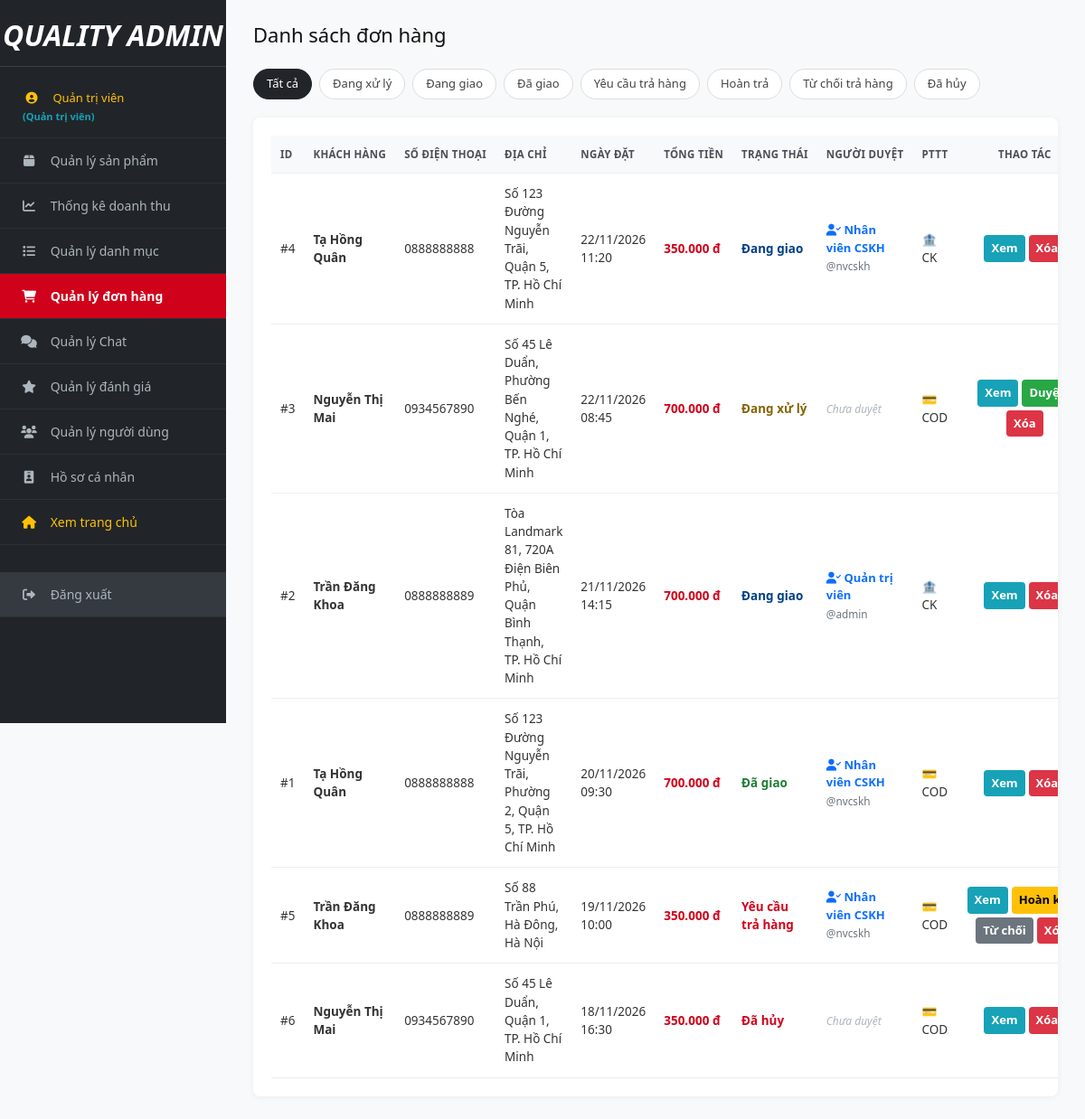
The app's page /Admin/QuanLyDonHang.php (signed in) with its own data.
### tables this page shows
CREATE TABLE IF NOT EXISTS `tbl_donhang` (
  `IdDonHang` int(10) NOT NULL AUTO_INCREMENT,
  `IdNguoiDung` int(10) NOT NULL,
  `IdNhanVienTao` int(10),
  `NgayDat` datetime NOT NULL DEFAULT CURRENT_TIMESTAMP,
  `TongTien` int(12) NOT NULL DEFAULT 0,
  `DiaChi` varchar(255) NOT NULL,
  `DienThoai` varchar(50) NOT NULL,
  `TinhTrang` varchar(50) NOT NULL DEFAULT 'Đang xử lý',
  `PhuongThucThanhToan` varchar(50) DEFAULT 'COD',
  `GhiChu` text,
  PRIMARY KEY (`IdDonHang`),
  KEY `IdNguoiDung` (`IdNguoiDung`)
);

CREATE TABLE IF NOT EXISTS `tbl_nguoidung` (
  `IdNguoiDung` int(10) NOT NULL AUTO_INCREMENT,
  `HoTen` varchar(100) NOT NULL,
  `TenDangNhap` varchar(50) NOT NULL,
  `MatKhau` varchar(100) NOT NULL,
  `Email` varchar(100) NOT NULL,
  `DienThoai` varchar(20) NOT NULL,
  `QuyenHan` tinyint(1) NOT NULL DEFAULT '2',  
  `Khoa` tinyint(1) NOT NULL DEFAULT '0',      
  PRIMARY KEY (`IdNguoiDung`)
);

### Admin/QuanLyDonHang.php (called while the page is built)
<?php
require_once __DIR__ . '/qldonhang/index.php';
?>

### model/donhang.php (called while the page is built, shortened)
<?php
class DONHANG {
    public function laytatcadonhang($loc_trangthai = '') {
        $db = DATABASE::connect();
        try {
            $sql = "SELECT dh.*, nd.HoTen, nd.TenDangNhap,
                           nv.HoTen AS NhanVien_HoTen, nv.TenDangNhap AS NhanVien_TenDangNhap
                    FROM tbl_donhang dh
                    LEFT JOIN tbl_nguoidung nd ON dh.IdNguoiDung = nd.IdNguoiDung
                    LEFT JOIN tbl_nguoidung nv ON dh.IdNhanVienTao = nv.IdNguoiDung";
            $sql .= " ORDER BY dh.NgayDat DESC";
            $cmd = $db->prepare($sql);
            $cmd->execute();
            return $cmd->fetchAll();
        } catch (PDOException $e) {
            return [];
        }
    }
}
?>

### Admin/qldonhang/main.php (the view, shortened to what this page needs)
<?php
require_once __DIR__ . '/../inc/top.php';
require_once __DIR__ . '/../../model/donhang.php';
$dh = new DONHANG();
$loc_status = $_GET['status'] ?? '';
$orders = $dh->laytatcadonhang($loc_status);
?>
<div class="header-page">
    <h1>Danh sách đơn hàng</h1>
</div>
<div style="display: flex; gap: 8px; flex-wrap: wrap; margin-bottom: 20px;">
    <?php
    $statuses = [
        '' => 'Tất cả',
        'Đang xử lý' => 'Đang xử lý',
        'Đang giao' => 'Đang giao',
        'Đã giao' => 'Đã giao',
        'Yêu cầu trả hàng' => 'Yêu cầu trả hàng',
        'Hoàn trả' => 'Hoàn trả',
        'Từ chối trả hàng' => 'Từ chối trả hàng',
        'Đã hủy' => 'Đã hủy'
    ];
    foreach ($statuses as $stKey => $stLabel):
        $activeClass = ($loc_status === $stKey);
    ?>
        <a href="?status=<?= urlencode($stKey) ?>"
           style="padding: 6px 14px; border-radius: 20px; font-size: 13px; text-decoration: none; font-weight: 500; border: 1px solid <?= $activeClass ? '#212529' : '#ddd' ?>; background: <?= $activeClass ? '#212529' : '#fff' ?>; color: <?= $activeClass ? '#fff' : '#444' ?>;">
            <?= $stLabel ?>
        </a>
    <?php endforeach; ?>
</div>
<div class="table-container">
    <table class="table-wide">
        <thead>
            <tr>
                <th style="width: 50px;">ID</th>
                <th>Khách hàng</th>
                <th>Số điện thoại</th>
                <th>Địa chỉ</th>
                <th>Ngày đặt</th>
                <th>Tổng tiền</th>
                <th>Trạng thái</th>
                <th>Người duyệt</th>
                <th>PTTT</th>
                <th style="text-align: center; width: 170px; min-width: 150px;">Thao tác</th>
            </tr>
        </thead>
        <tbody>
            <?php if (!empty($orders)): ?>
                <?php foreach ($orders as $row):
                    $tt = $row['TinhTrang'];
                    $color = ($tt == 'Đang giao' ? '#004085' : ($tt == 'Đã giao' ? '#1e7e34' : ($tt == 'Đang xử lý' ? '#856404' : '#d0021b')));
                ?>
                    <tr>
                        <td>#<?= $row['IdDonHang'] ?></td>
                        <td>
                            <strong><?= htmlspecialchars($row['HoTen'] ?: $row['TenDangNhap'] ?: 'Khách hàng') ?></strong>
                        </td>
                        <td><?= htmlspecialchars($row['DienThoai']) ?></td>
                        <td style="max-width: 180px;"><?= htmlspecialchars($row['DiaChi']) ?></td>
                        <td><?= date('d/m/Y H:i', strtotime($row['NgayDat'])) ?></td>
                        <td><strong style="color: #d0021b;"><?= number_format($row['TongTien'], 0, ',', '.') ?> đ</strong></td>
                        <td style="font-weight: bold; color: <?= $color ?>;">
                            <?= htmlspecialchars($tt) ?>
                        </td>
                        <td>
                            <?php if (!empty($row['NhanVien_HoTen']) || !empty($row['NhanVien_TenDangNhap'])): ?>
                                <span style="font-size: 13px; font-weight: 600; color: #0d6efd; display: inline-block;">
                                    <i class="fa fa-user-check"></i> <?= htmlspecialchars($row['NhanVien_HoTen'] ?: $row['NhanVien_TenDangNhap']) ?>
                                </span>
                                <br><small style="color: #6c757d;">@<?= htmlspecialchars($row['NhanVien_TenDangNhap']) ?></small>
                            <?php else: ?>
                                <span style="font-size: 12px; color: #adb5bd; font-style: italic;">Chưa duyệt</span>
                            <?php endif; ?>
                        </td>
                        <td><?= ($row['PhuongThucThanhToan'] === 'Chuyển khoản' || $row['PhuongThucThanhToan'] === 'BANK') ? '🏦 CK' : '💳 COD' ?></td>
                        <td style="text-align: center;">
                            <div style="display: flex; gap: 4px; justify-content: center; flex-wrap: wrap;">
                                <a href="/Thoi-Trang-Quality/Admin/ChiTietDonHang.php?id=<?= $row['IdDonHang'] ?>" class="btn" style="background: #17a2b8; color: #fff; padding: 5px 8px;">Xem</a>
                                <?php if (in_array($userRole, [1, 4])): ?>
                                    <?php if ($tt === 'Đang xử lý'): ?>
                                        <a href="?action=xacnhan&id=<?= $row['IdDonHang'] ?>" class="btn" style="background: #28a745; color: #fff; padding: 5px 8px;" onclick="return confirm('Xác nhận duyệt giao và TRỪ KHO?')">Duyệt</a>
                                    <?php endif; ?>
                                    <?php if ($tt === 'Yêu cầu trả hàng'): ?>
                                        <a href="?action=hoantra&id=<?= $row['IdDonHang'] ?>" class="btn" style="background: #ffc107; color: #000; padding: 5px 8px;" onclick="return confirm('Chấp nhận hoàn trả và CỘNG LẠI KHO?')">Hoàn kho</a>
                                        <a href="?action=tuchoi&id=<?= $row['IdDonHang'] ?>" class="btn" style="background: #6c757d; color: #fff; padding: 5px 8px;" onclick="return confirm('Từ chối yêu cầu hoàn trả?')">Từ chối</a>
                                    <?php endif; ?>
                                <?php endif; ?>
                                <?php if ($userRole == 1): ?>
                                    <a href="?action=xoa&id=<?= $row['IdDonHang'] ?>" class="btn btn-delete" style="padding: 5px 8px;" onclick="return confirm('Xóa vĩnh viễn đơn hàng này?');">Xóa</a>
                                <?php endif; ?>
                            </div>
                        </td>
                    </tr>
                <?php endforeach; ?>
            <?php else: ?>
                <tr><td colspan="9" style="text-align: center; padding: 40px; color: #888;">Không tìm thấy đơn hàng nào.</td></tr>
            <?php endif; ?>
        </tbody>
    </table>
</div>
<?php require_once __DIR__ . '/../inc/bottom.php'; ?>

### Admin/assets/admin.css (style rules this page uses)
*, *::before, *::after { box-sizing: border-box; }
html { width: 100%; }
a { text-decoration: none; }
body { margin: 0; padding: 0; font-family: 'Segoe UI', Arial, sans-serif; background: #f8f9fa; color: #333; width: 100%; min-height: 100vh; display: flex; overflow-x: hidden; }
.header-page { display: flex; justify-content: space-between; align-items: center; margin-bottom: 25px; flex-wrap: wrap; gap: 15px; }
.header-page h1 { margin: 0; font-size: 22px; color: #111; }
.btn { padding: 8px 14px; border-radius: 4px; text-decoration: none; font-weight: 600; font-size: 13px; display: inline-flex; align-items: center; gap: 6px; border: none; cursor: pointer; transition: all 0.2s ease; white-space: nowrap; }
.btn-delete { background: #dc3545; color: #fff; }
.table-container { background: #fff; padding: 20px; border-radius: 8px; box-shadow: 0 1px 6px rgba(0,0,0,0.06); overflow-x: auto; max-width: 100%; width: 100%; box-sizing: border-box; -webkit-overflow-scrolling: touch; }
table { width: 100%; border-collapse: collapse; }
.table-wide { min-width: 850px; }
th, td { padding: 12px 10px; text-align: left; border-bottom: 1px solid #eee; font-size: 13.5px; vertical-align: middle; }
th { background: #f8f9fa; color: #495057; text-transform: uppercase; font-size: 11.5px; font-weight: 700; letter-spacing: 0.3px; white-space: nowrap; }

### records on screen
tbl_donhang: IdDonHang "4", IdNguoiDung.HoTen "Tạ Hồng Quân", DienThoai "0888888888", DiaChi "Số 123 Đường Nguyễn Trãi, Quận 5, TP. Hồ Chí Minh", NgayDat "22/11/2026 11:20", TongTien "350.000", TinhTrang "Đang giao", tbl_nguoidung.HoTen "Nhân viên CSKH", tbl_nguoidung.TenDangNhap "nvcskh", PhuongThucThanhToan "🏦 CK"
tbl_donhang: IdDonHang "3", IdNguoiDung.HoTen "Nguyễn Thị Mai", DienThoai "0934567890", DiaChi "Số 45 Lê Duẩn, Phường Bến Nghé, Quận 1, TP. Hồ Chí Minh", NgayDat "22/11/2026 08:45", TongTien "700.000", TinhTrang "Đang xử lý", shows "Chưa duyệt", PhuongThucThanhToan "💳 COD"
tbl_donhang: IdDonHang "2", IdNguoiDung.HoTen "Trần Đăng Khoa", DienThoai "0888888889", DiaChi "Tòa Landmark 81, 720A Điện Biên Phủ, Quận Bình Thạnh, TP. Hồ Chí Minh", NgayDat "21/11/2026 14:15", TongTien "700.000", TinhTrang "Đang giao", tbl_nguoidung.HoTen "Quản trị viên", tbl_nguoidung.TenDangNhap "admin", PhuongThucThanhToan "🏦 CK"
tbl_donhang: IdDonHang "1", IdNguoiDung.HoTen "Tạ Hồng Quân", DienThoai "0888888888", DiaChi "Số 123 Đường Nguyễn Trãi, Phường 2, Quận 5, TP. Hồ Chí Minh", NgayDat "20/11/2026 09:30", TongTien "700.000", TinhTrang "Đã giao", tbl_nguoidung.HoTen "Nhân viên CSKH", tbl_nguoidung.TenDangNhap "nvcskh", PhuongThucThanhToan "💳 COD"
tbl_donhang: IdDonHang "5", IdNguoiDung.HoTen "Trần Đăng Khoa", DienThoai "0888888889", DiaChi "Số 88 Trần Phú, Hà Đông, Hà Nội", NgayDat "19/11/2026 10:00", TongTien "350.000", TinhTrang "Yêu cầu trả hàng", tbl_nguoidung.HoTen "Nhân viên CSKH", tbl_nguoidung.TenDangNhap "nvcskh", PhuongThucThanhToan "💳 COD"
tbl_donhang: IdDonHang "6", IdNguoiDung.HoTen "Nguyễn Thị Mai", DienThoai "0934567890", DiaChi "Số 45 Lê Duẩn, Quận 1, TP. Hồ Chí Minh", NgayDat "18/11/2026 16:30", TongTien "350.000", TinhTrang "Đã hủy", shows "Chưa duyệt", PhuongThucThanhToan "💳 COD"

### other values on screen
$_SESSION['user_name'] "Quản trị viên"
$displayRole "Quản trị viên"
$stLabel "Tất cả"
$stLabel "Đang xử lý"
$stLabel "Đang giao"
$stLabel "Đã giao"
$stLabel "Yêu cầu trả hàng"
$stLabel "Hoàn trả"
$stLabel "Từ chối trả hàng"
$stLabel "Đã hủy"
